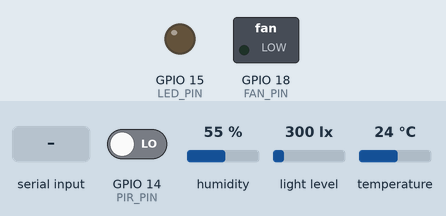
A program run on a simulated ESP32-S3. On the bench: switched loads named in the program (green lamp = pin HIGH), output pins drawn as LEDs (lit = HIGH). Inputs (shaded band) come from the test bench; at power-on: GPIO 14 (PIR_PIN) LOW, temperature 24 °C, humidity 55 %, light level 300 lx. What the program prints to the serial monitor is not drawn.

Above: at 1.2 s.
1.3 s: "FAN ON\n" received over Serial
At 2.2 s:
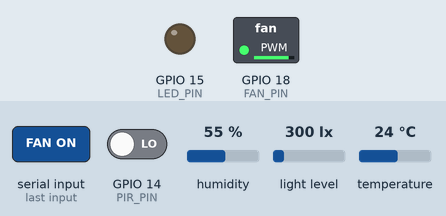
2.8 s: "LED ON\n" received over Serial
At 3.3 s:
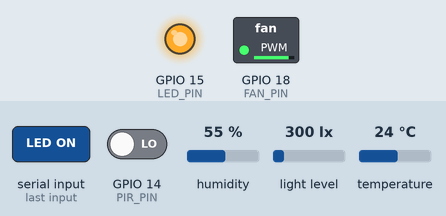
4.3 s: "FAN OFF\n" received over Serial
At 5.5 s:
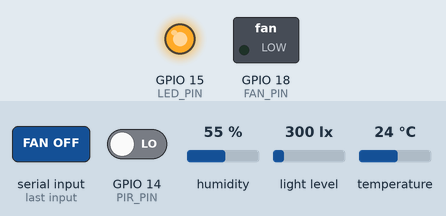
5.8 s: GPIO 14 (PIR_PIN) driven HIGH
9.5 s: "AUTO\n" received over Serial
At 10.7 s:
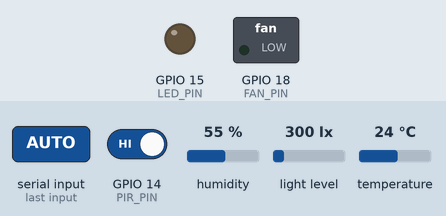
11.5 s: temperature set to 27.6 °C
15.2 s: temperature set to 28.7 °C
At 19.2 s:
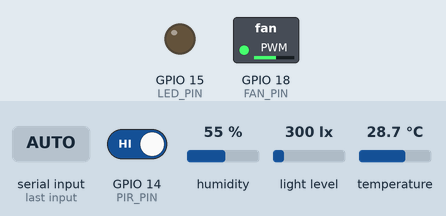
Timing chart, 0 to 20.5 s (numbered marks = the images above; inputs shaded):
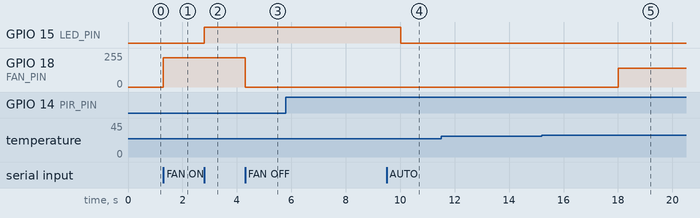

The program:

main.cpp
```cpp
#include <Arduino.h>
#include <Wire.h>
#include <BH1750.h>
#include <DHT.h>

// ==========================================
// 1. KHAI BÁO CHÂN (PINS DEFINITION)
// ==========================================
#define DHTPIN 4
#define DHTTYPE DHT22

#define PIR_PIN 14
#define FAN_PIN 18
#define LED_PIN 15

#define I2C_SDA 16
#define I2C_SCL 17

DHT dht(DHTPIN, DHTTYPE);
BH1750 lightMeter;

// ==========================================
// 2. CÁC BIẾN QUẢN LÝ TRẠNG THÁI & THỜI GIAN
// ==========================================
unsigned long previousMillis = 0;
const long interval = 2000; // Đọc cảm biến mỗi 2 giây (2000ms)

bool isAutoMode = true;     // Mặc định khởi động là chế độ Tự động
int manualFanSpeed = 0;     // Tốc độ quạt thủ công
bool manualLedState = false; // Trạng thái đèn thủ công

// Ngưỡng cấu hình tự động
const float TEMP_THRESHOLD = 28.0; // Ngưỡng nhiệt độ bật quạt (°C)
const float LUX_THRESHOLD = 50.0;   // Ngưỡng ánh sáng để xác định trời tối (lux)

void setup() {
  Serial.begin(115200);
  dht.begin();
  Wire.begin(I2C_SDA, I2C_SCL);
  lightMeter.begin();

  pinMode(PIR_PIN, INPUT);

  // Cấu hình chân Quạt
  pinMode(FAN_PIN, OUTPUT);
  analogWrite(FAN_PIN, 0);

  // Cấu hình chân Đèn LED
  pinMode(LED_PIN, OUTPUT);
  digitalWrite(LED_PIN, LOW); // Tắt đèn lúc mới khởi động

  Serial.println(F("\n=============================================="));
  Serial.println(F("           HỆ THỐNG AIoT SMART HOME           "));
  Serial.println(F(" CÁC LỆNH TERMINAL ĐIỀU KHIỂN HỖ TRỢ:"));
  Serial.println(F(" - Gõ 'AUTO'      : Bật chế độ Tự động theo cảm biến"));
  Serial.println(F(" - Gõ 'FAN ON'    : Bật quạt thủ công (mức 220)"));
  Serial.println(F(" - Gõ 'FAN OFF'   : Tắt quạt thủ công"));
  Serial.println(F(" - Gõ 'FAN SPEED X': Chỉnh tốc độ quạt (0-255). VD: FAN SPEED 150"));
  Serial.println(F(" - Gõ 'LED ON'    : Bật đèn LED thủ công"));
  Serial.println(F(" - Gõ 'LED OFF'   : Tắt đèn LED thủ công"));
  Serial.println(F("==============================================\n"));
}

void loop() {
  // ==========================================
  // NHIỆM VỤ 1: LẮNG NGHE LỆNH TỪ TERMINAL (Chạy liên tục không delay)
  // ==========================================
  if (Serial.available() > 0) {
    String command = Serial.readStringUntil('\n');
    command.trim();
    command.toUpperCase();

    if (command == "AUTO") {
      isAutoMode = true;
      Serial.println(F("\n[HỆ THỐNG] Chế độ: TỰ ĐỘNG (Cảm biến tự quyết định)"));
    }
    // --- Điều khiển Quạt thủ công ---
    else if (command == "FAN ON") {
      isAutoMode = false;
      manualFanSpeed = 220;
      analogWrite(FAN_PIN, manualFanSpeed);
      Serial.println(F("\n[THỦ CÔNG] -> BẬT QUẠT"));
    }
    else if (command == "FAN OFF") {
      isAutoMode = false;
      manualFanSpeed = 0;
      analogWrite(FAN_PIN, 0);
      Serial.println(F("\n[THỦ CÔNG] -> TẮT QUẠT"));
    }
    else if (command.startsWith("FAN SPEED ")) {
      isAutoMode = false;
      int s = command.substring(10).toInt();
      if (s >= 0 && s <= 255) {
        manualFanSpeed = s;
        analogWrite(FAN_PIN, manualFanSpeed);
        Serial.print(F("\n[THỦ CÔNG] -> TỐC ĐỘ QUẠT: ")); Serial.println(s);
      } else {
        Serial.println(F("\n[LỖI] Tốc độ quạt từ 0 đến 255!"));
      }
    }
    // --- Điều khiển Đèn LED thủ công ---
    else if (command == "LED ON") {
      isAutoMode = false;
      manualLedState = true;
      digitalWrite(LED_PIN, HIGH);
      Serial.println(F("\n[THỦ CÔNG] -> BẬT ĐÈN LED"));
    }
    else if (command == "LED OFF") {
      isAutoMode = false;
      manualLedState = false;
      digitalWrite(LED_PIN, LOW);
      Serial.println(F("\n[THỦ CÔNG] -> TẮT ĐÈN LED"));
    }
    else if (command.length() > 0) {
      Serial.println(F("\n[LỖI] Lệnh sai! Thử lại với: AUTO, FAN ON, FAN OFF, FAN SPEED X, LED ON, LED OFF"));
    }
  }

  // ==========================================
  // NHIỆM VỤ 2: ĐỌC CẢM BIẾN & TỰ ĐỘNG ĐIỀU KHIỂN (Mỗi 2 giây)
  // ==========================================
  unsigned long currentMillis = millis();

  if (currentMillis - previousMillis >= interval) {
    previousMillis = currentMillis;

    float h = dht.readHumidity();
    float t = dht.readTemperature();
    float lux = lightMeter.readLightLevel();
    int motionDetected = digitalRead(PIR_PIN);

    if (isnan(h) || isnan(t)) {
      Serial.println(F("Lỗi: Không thể đọc dữ liệu từ DHT22!"));
      return;
    }

    // In thông số hệ thống ra Terminal
    Serial.println("\n--- THÔNG SỐ CẢM BIẾN ---");
    Serial.print("Nhiệt độ: "); Serial.print(t); Serial.print(" °C | ");
    Serial.print("Độ ẩm: "); Serial.print(h); Serial.print(" % | ");
    Serial.print("Ánh sáng: "); Serial.print(lux); Serial.println(" lx");
    Serial.print("Chuyển động: "); Serial.println(motionDetected ? "CÓ NGƯỜI" : "KHÔNG CÓ AI");

    // XỬ LÝ ĐIỀU KHIỂN THIẾT BỊ
    if (isAutoMode) {
      // 1. Tự động điều khiển QUẠT dựa trên Nhiệt độ + Chuyển động
      int fanSpeed = 0;
      String fanLabel = "TẮT";

      if (motionDetected == HIGH) {
        if (t >= 32.0) { fanSpeed = 220; fanLabel = "MẠNH (Cấp 3)"; }
        else if (t >= 30.0) { fanSpeed = 180; fanLabel = "VỪA (Cấp 2)"; }
        else if (t >= 28.0) { fanSpeed = 140; fanLabel = "NHẸ (Cấp 1)"; }
        else { fanSpeed = 0; fanLabel = "TẮT (Phòng mát)"; }
      } else {
        fanSpeed = 0; fanLabel = "TẮT (Không có người)";
      }
      analogWrite(FAN_PIN, fanSpeed);

      // 2. Tự động điều khiển ĐÈN dựa trên Ánh sáng + Chuyển động
      bool ledState = false;
      if (motionDetected == HIGH && lux < LUX_THRESHOLD) {
        ledState = true;
        digitalWrite(LED_PIN, HIGH);
      } else {
        ledState = false;
        digitalWrite(LED_PIN, LOW);
      }

      // In trạng thái tự động
      Serial.print("[AUTO] Quạt: "); Serial.print(fanLabel);
      Serial.print(" | Đèn LED: "); Serial.println(ledState ? "BẬT (Trời tối + Có người)" : "TẮT");
    }
    else {
      // Chế độ Thủ công: Giữ nguyên trạng thái do người dùng đặt từ trước
      Serial.print("[MANUAL] Quạt đang ở mức: "); Serial.print(manualFanSpeed);
      Serial.print(" | Đèn LED đang: "); Serial.println(manualLedState ? "BẬT" : "TẮT");
    }
    Serial.println("-------------------------");
  }
}
```

Measured:
- the behaviour switches between 27.9 and 28 °C on temperature (found by bisection; images 4 and 5)
- after the input at 1.3 s, GPIO 18 (FAN_PIN): 0/255 → 220/255 at once
- after the input at 2.8 s, GPIO 15 (LED_PIN): LOW → HIGH at once
- after the input at 4.3 s, GPIO 18 (FAN_PIN): 220/255 → 0/255 at once
- after the input at 5.8 s, every drawn part: stays the same
- after the input at 9.5 s, GPIO 15 (LED_PIN): HIGH → LOW after 0.51 s
- after the input at 11.5 s, every drawn part: stays the same
- after the input at 15.2 s, GPIO 18 (FAN_PIN): 0/255 → 140/255 after 2.8 s
